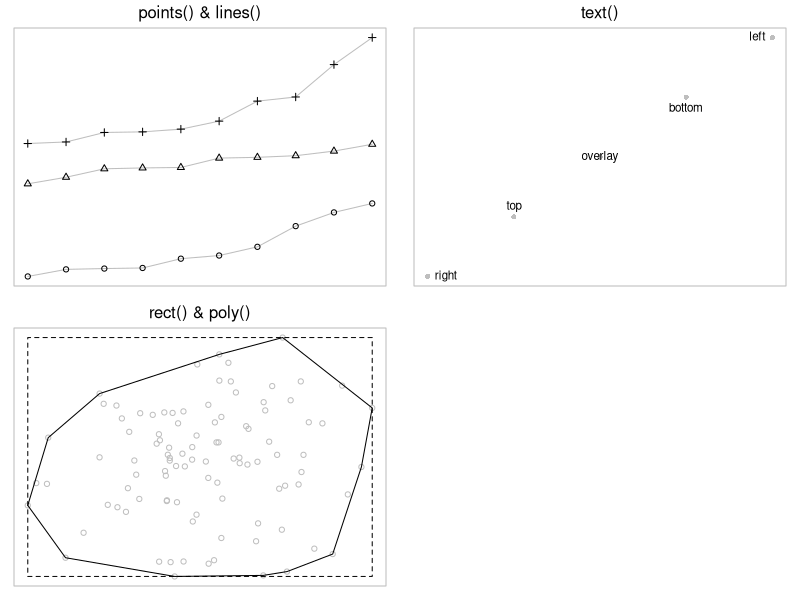

Write R code to recreate this figure.
par(mfrow=c(2, 2), mar=c(1, 1, 2, 1))
par(cex=0.7)
x <- 1:10
y <- matrix(sort(rnorm(30)), ncol=3)
plot(x, y[,1], ylim=range(y), ann=FALSE, axes=FALSE, 
     type="l", col="grey")
box(col="grey")

points(x, y[,1])
lines(x, y[,2], col="grey")
points(x, y[,2], pch=2)
lines(x, y[,3], col="grey")
points(x, y[,3], pch=3)


mtext("points() & lines()", side=3, line=0.5)
x <- c(4, 5, 2, 1)
y <- x
plot(x, y, ann=FALSE, axes=FALSE, col="grey", pch=16)
points(3, 3, col="grey", pch=16)
box(col="grey")

text(x, y, c("bottom", "left", "top", "right"), pos=1:4)
text(3, 3, "overlay")

mtext("text()", side=3, line=0.5)
x <- rnorm(100)
y <- rnorm(100)
plot(x, y, ann=FALSE, axes=FALSE, col="grey")
box(col="grey")

rect(min(x), min(y), max(x), max(y), lty="dashed")
hull <- chull(x, y)
polygon(x[hull], y[hull])

mtext("rect() & poly()", side=3, line=0.5)



